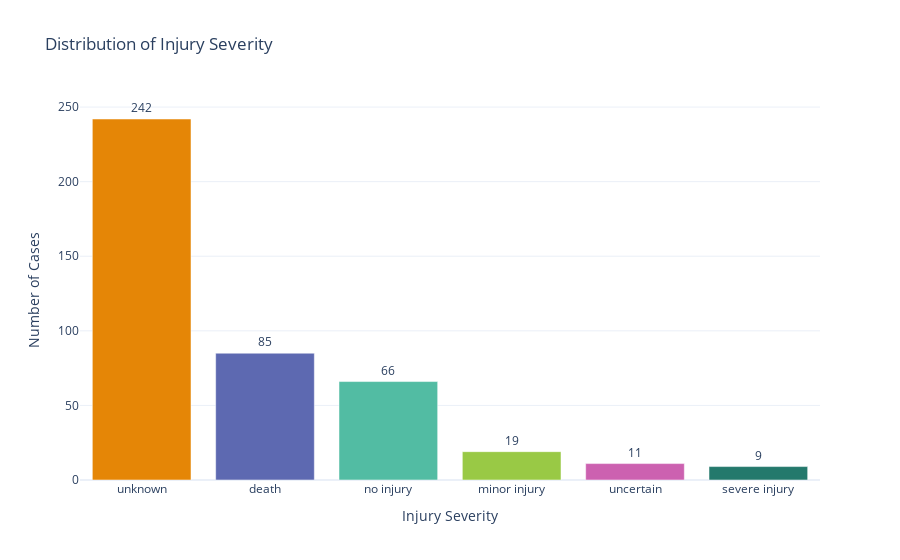
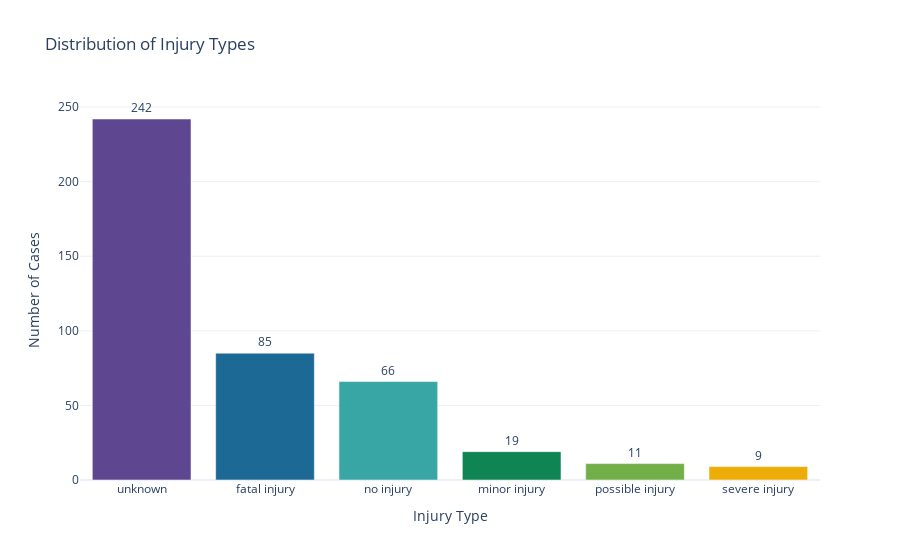

The notebook cell these images were saved under, in order:
### Code cell
import plotly.express as px
import plotly.io as pio

# Show in VSCode browser
pio.renderers.default = 'vscode'

# Clean column names
df.columns = df.columns.str.strip()

# ============================================================
# 1. Distribution of injury_severity
# ============================================================

severity_counts = df['injury_severity'].value_counts().reset_index()
severity_counts.columns = ['injury_severity', 'count']

fig_severity = px.bar(
    severity_counts,
    x='injury_severity',
    y='count',
    title='Distribution of Injury Severity',
    color='injury_severity',
    text='count',
    color_discrete_sequence=px.colors.qualitative.Vivid
)

fig_severity.update_traces(textposition='outside')
fig_severity.update_layout(
    xaxis_title='Injury Severity',
    yaxis_title='Number of Cases',
    template='plotly_white',
    showlegend=False
)

fig_severity.show()


# ============================================================
# 2. Distribution of injury_type
# ============================================================

type_counts = df['injury_type'].value_counts().reset_index()
type_counts.columns = ['injury_type', 'count']

fig_type = px.bar(
    type_counts,
    x='injury_type',
    y='count',
    title='Distribution of Injury Types',
    color='injury_type',
    text='count',
    color_discrete_sequence=px.colors.qualitative.Prism
)

fig_type.update_traces(textposition='outside')
fig_type.update_layout(
    xaxis_title='Injury Type',
    yaxis_title='Number of Cases',
    template='plotly_white',
    showlegend=False
)

fig_type.show()

### Figure 1 — Plotly figure (JSON) as saved in the notebook; plotly's stock layout.template omitted (floating-point values rounded to 4 significant figures)
{"data": [{"alignmentgroup": "True", "hovertemplate": "injury_severity=%{x}<br>count=%{text}<extra></extra>", "legendgroup": "unknown", "marker": {"color": "rgb(229, 134, 6)", "pattern": {"shape": ""}}, "name": "unknown", "offsetgroup": "unknown", "orientation": "v", "showlegend": true, "text": [242], "textposition": "outside", "type": "bar", "x": ["unknown"], "xaxis": "x", "y": [242], "yaxis": "y"}, {"alignmentgroup": "True", "hovertemplate": "injury_severity=%{x}<br>count=%{text}<extra></extra>", "legendgroup": "death", "marker": {"color": "rgb(93, 105, 177)", "pattern": {"shape": ""}}, "name": "death", "offsetgroup": "death", "orientation": "v", "showlegend": true, "text": [85], "textposition": "outside", "type": "bar", "x": ["death"], "xaxis": "x", "y": [85], "yaxis": "y"}, {"alignmentgroup": "True", "hovertemplate": "injury_severity=%{x}<br>count=%{text}<extra></extra>", "legendgroup": "no injury", "marker": {"color": "rgb(82, 188, 163)", "pattern": {"shape": ""}}, "name": "no injury", "offsetgroup": "no injury", "orientation": "v", "showlegend": true, "text": [66], "textposition": "outside", "type": "bar", "x": ["no injury"], "xaxis": "x", "y": [66], "yaxis": "y"}, {"alignmentgroup": "True", "hovertemplate": "injury_severity=%{x}<br>count=%{text}<extra></extra>", "legendgroup": "minor injury", "marker": {"color": "rgb(153, 201, 69)", "pattern": {"shape": ""}}, "name": "minor injury", "offsetgroup": "minor injury", "orientation": "v", "showlegend": true, "text": [19], "textposition": "outside", "type": "bar", "x": ["minor injury"], "xaxis": "x", "y": [19], "yaxis": "y"}, {"alignmentgroup": "True", "hovertemplate": "injury_severity=%{x}<br>count=%{text}<extra></extra>", "legendgroup": "uncertain", "marker": {"color": "rgb(204, 97, 176)", "pattern": {"shape": ""}}, "name": "uncertain", "offsetgroup": "uncertain", "orientation": "v", "showlegend": true, "text": [11], "textposition": "outside", "type": "bar", "x": ["uncertain"], "xaxis": "x", "y": [11], "yaxis": "y"}, {"alignmentgroup": "True", "hovertemplate": "injury_severity=%{x}<br>count=%{text}<extra></extra>", "legendgroup": "severe injury", "marker": {"color": "rgb(36, 121, 108)", "pattern": {"shape": ""}}, "name": "severe injury", "offsetgroup": "severe injury", "orientation": "v", "showlegend": true, "text": [9], "textposition": "outside", "type": "bar", "x": ["severe injury"], "xaxis": "x", "y": [9], "yaxis": "y"}], "layout": {"barmode": "relative", "legend": {"title": {"text": "injury_severity"}, "tracegroupgap": 0}, "showlegend": false, "title": {"text": "Distribution of Injury Severity"}, "xaxis": {"anchor": "y", "categoryarray": ["unknown", "death", "no injury", "minor injury", "uncertain", "severe injury"], "categoryorder": "array", "domain": [0, 1], "title": {"text": "Injury Severity"}}, "yaxis": {"anchor": "x", "domain": [0, 1], "title": {"text": "Number of Cases"}}}}

### Figure 2 — Plotly figure (JSON) as saved in the notebook; plotly's stock layout.template omitted (floating-point values rounded to 4 significant figures)
{"data": [{"alignmentgroup": "True", "hovertemplate": "injury_type=%{x}<br>count=%{text}<extra></extra>", "legendgroup": "unknown", "marker": {"color": "rgb(95, 70, 144)", "pattern": {"shape": ""}}, "name": "unknown", "offsetgroup": "unknown", "orientation": "v", "showlegend": true, "text": [242], "textposition": "outside", "type": "bar", "x": ["unknown"], "xaxis": "x", "y": [242], "yaxis": "y"}, {"alignmentgroup": "True", "hovertemplate": "injury_type=%{x}<br>count=%{text}<extra></extra>", "legendgroup": "fatal injury", "marker": {"color": "rgb(29, 105, 150)", "pattern": {"shape": ""}}, "name": "fatal injury", "offsetgroup": "fatal injury", "orientation": "v", "showlegend": true, "text": [85], "textposition": "outside", "type": "bar", "x": ["fatal injury"], "xaxis": "x", "y": [85], "yaxis": "y"}, {"alignmentgroup": "True", "hovertemplate": "injury_type=%{x}<br>count=%{text}<extra></extra>", "legendgroup": "no injury", "marker": {"color": "rgb(56, 166, 165)", "pattern": {"shape": ""}}, "name": "no injury", "offsetgroup": "no injury", "orientation": "v", "showlegend": true, "text": [66], "textposition": "outside", "type": "bar", "x": ["no injury"], "xaxis": "x", "y": [66], "yaxis": "y"}, {"alignmentgroup": "True", "hovertemplate": "injury_type=%{x}<br>count=%{text}<extra></extra>", "legendgroup": "minor injury", "marker": {"color": "rgb(15, 133, 84)", "pattern": {"shape": ""}}, "name": "minor injury", "offsetgroup": "minor injury", "orientation": "v", "showlegend": true, "text": [19], "textposition": "outside", "type": "bar", "x": ["minor injury"], "xaxis": "x", "y": [19], "yaxis": "y"}, {"alignmentgroup": "True", "hovertemplate": "injury_type=%{x}<br>count=%{text}<extra></extra>", "legendgroup": "possible injury", "marker": {"color": "rgb(115, 175, 72)", "pattern": {"shape": ""}}, "name": "possible injury", "offsetgroup": "possible injury", "orientation": "v", "showlegend": true, "text": [11], "textposition": "outside", "type": "bar", "x": ["possible injury"], "xaxis": "x", "y": [11], "yaxis": "y"}, {"alignmentgroup": "True", "hovertemplate": "injury_type=%{x}<br>count=%{text}<extra></extra>", "legendgroup": "severe injury", "marker": {"color": "rgb(237, 173, 8)", "pattern": {"shape": ""}}, "name": "severe injury", "offsetgroup": "severe injury", "orientation": "v", "showlegend": true, "text": [9], "textposition": "outside", "type": "bar", "x": ["severe injury"], "xaxis": "x", "y": [9], "yaxis": "y"}], "layout": {"barmode": "relative", "legend": {"title": {"text": "injury_type"}, "tracegroupgap": 0}, "showlegend": false, "title": {"text": "Distribution of Injury Types"}, "xaxis": {"anchor": "y", "categoryarray": ["unknown", "fatal injury", "no injury", "minor injury", "possible injury", "severe injury"], "categoryorder": "array", "domain": [0, 1], "title": {"text": "Injury Type"}}, "yaxis": {"anchor": "x", "domain": [0, 1], "title": {"text": "Number of Cases"}}}}
